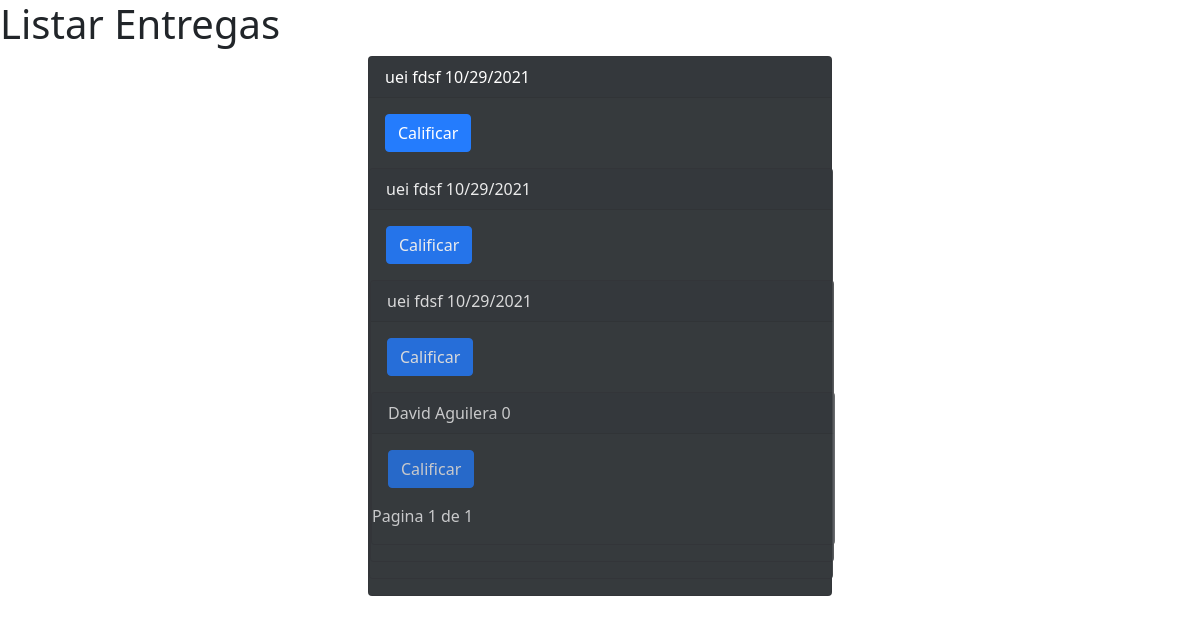
/lista/entregas/1, run on the app's committed database.
### sistema_calificacion/models.py (models this page shows, shortened)
class EntregaTareas(models.Model):
    codigo_tarea = models.BigAutoField(primary_key=True)
    tarea = models.ForeignKey(Tareas, on_delete=models.CASCADE, default=1)
    alumno = models.ForeignKey(UserApp, on_delete=models.CASCADE, default=4)
    calificacion = models.IntegerField(default=0)
    archivo_asociado = models.FileField(upload_to='./tareas')
    fecha_de_subida = models.DateTimeField(null=True)
    def __str__(self):
        try:
            fecha = self.fecha_de_subida.strftime("%m/%d/%Y")
        except:
            fecha = '0'
        return f'{self.alumno.id_userApp.first_name} {self.alumno.id_userApp.last_name}  {fecha}'

class UserApp(models.Model):
    id_userApp = models.OneToOneField(User, on_delete=models.CASCADE)
    rol_teacher = models.ForeignKey(Roles, on_delete=models.CASCADE, default=4)
    parent_email = models.EmailField()

### sistema_calificacion/views.py (the view)
# urls.py: path('lista/entregas/<int:pk>', ListarEntregas.as_view(),name='entregas'),
class ListarEntregas(ListView):
    model = EntregaTareas
    template_name = 'lista.html'
    paginate_by = 7
    def get_queryset(self):
        query = EntregaTareas.objects.filter(tarea=self.kwargs['pk'])
        return get_list_or_404(query)
    def get_context_data(self, **kwargs):
        context = super(ListarEntregas, self).get_context_data(**kwargs)
        context['title'] = 'Listar Entregas'
        context['is_entregas'] = True
        context['is_calificar'] = True
        return context

### sistema_calificacion/Templates/lista.html (shortened to what this page needs)
{%extends "base.html"%}
{%block content%}
<h1>{{title}} </h1>
{%for articulo in object_list%}
<div class="card text-white bg-dark mb-3 mx-auto" style="width: 29rem;opacity:0.9;">
    <div class="card-header">
        {{articulo}}
    </div>
    <div class="card-body">
        {%if is_calificar%}
        <a href="{%url 'calificar' articulo.pk %}" class="btn btn-primary" type="submit"> Calificar</a>
        {%endif%}
    </div>
{%endfor%}
 <span class="current">
      Pagina {{ page_obj.number }} de {{ page_obj.paginator.num_pages }}
  </span>
     <nav >
     </nav>
{%endblock%}

### data on the page
EntregaTareas: fecha_de_subida+alumno "uei fdsf 10/29/2021"
EntregaTareas: fecha_de_subida+alumno "uei fdsf 10/29/2021"
EntregaTareas: fecha_de_subida+alumno "uei fdsf 10/29/2021"
EntregaTareas: fecha_de_subida+alumno "David Aguilera 0"

### other printed values
{{ page_obj.number }} "1"
{{ page_obj.paginator.num_pages }} "1"
